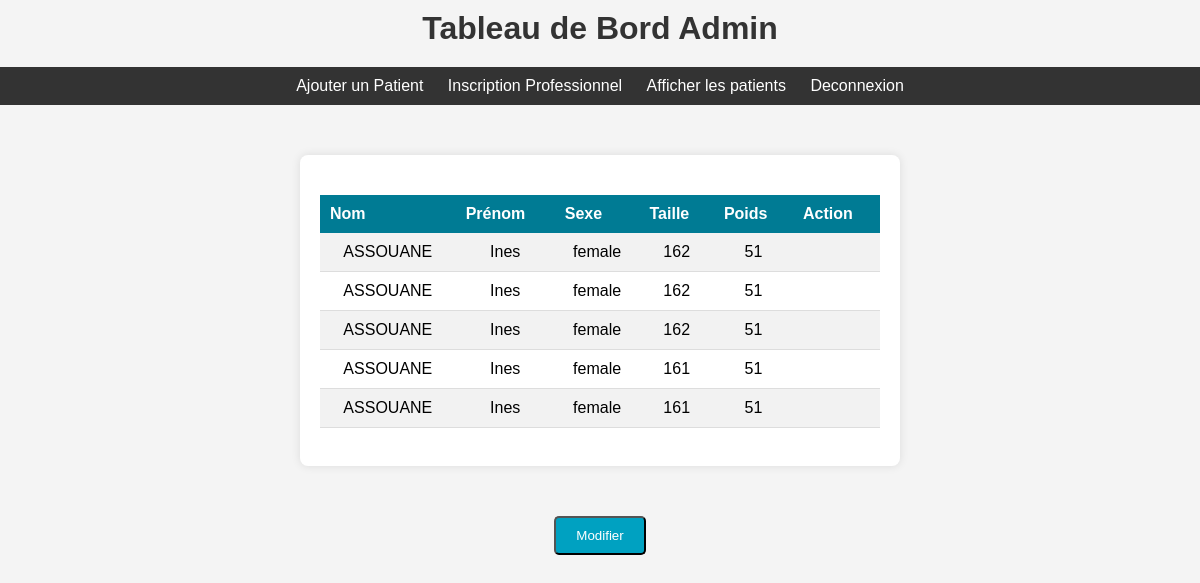
The page /patients (signed in) on the database as committed earlier.
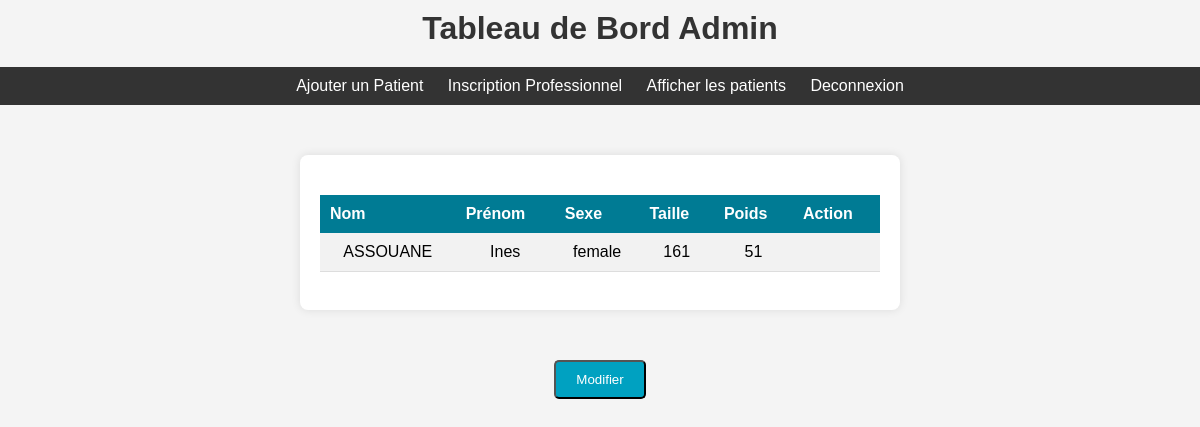
The same page on the database as committed later.
### app/models.py (models this page shows, shortened)
class Patient(db.Model):
    _bind_key_ = 'data'
    __tablename__ = 'patients'  # Nom de la table dans la base de données
    id = db.Column(db.Integer, primary_key=True, autoincrement=True)
    nom = db.Column(db.String(80), nullable=False)
    prenom = db.Column(db.String(80), nullable=False)
    sexe = db.Column(db.String(10), nullable=False)
    taille = db.Column(db.Integer, nullable=False)  # En cm
    poids = db.Column(db.Integer, nullable=False)  # En kg

### app/views.py (the view)
@app.route('/patients')
@login_required
def patients():
    patients = Patient.query.all()
    return render_template('afficher_patients.html', patients=patients)

### app/views.py (called while the page is built)
@login_manager.user_loader
def load_user(user_id):
    return Pro.query.get(int(user_id))

### app/templates/afficher_patients.html (shortened to what this page needs)
<!DOCTYPE html>
<html lang="en">
<head>
    <link rel="stylesheet" href="static/tableau.css">
    <link rel="stylesheet" href="static/ajouter.css">
    <link rel="stylesheet" href="static/delete.css">
</head>
<body>
    <h1>Tableau de Bord Admin</h1>
    <nav>
        <ul>
            <li><a href="{{ url_for('ajouter_patient') }}">Ajouter un Patient</a></li>
            <li><a href="{{ url_for('ajouter_pro') }}">Inscription Professionnel</a></li>
            <li><a href="{{ url_for('patients') }}">Afficher les patients</a></li>
            <li><a href="{{ url_for('index') }}">Deconnexion</a></li>
        </ul>
    </nav>
    <div class="container">
        <form id="deleteForm" action="{{ url_for('delete_patients') }}" method="post">
            <table class="patient-table">
                <thead>
                    <tr>
                        <th>Nom</th>
                        <th>Prénom</th>
                        <th>Sexe</th>
                        <th>Taille</th>
                        <th>Poids</th>
                        <th>Action</th>
                    </tr>
                </thead>
                <tbody>
                    {% for patient in patients %}
                    <tr>
                        <td>{{ patient.nom }}</td>
                        <td>{{ patient.prenom }}</td>
                        <td>{{ patient.sexe }}</td>
                        <td>{{ patient.taille }}</td>
                        <td>{{ patient.poids }}</td>
                        <td><input type="checkbox" name="patientIds[]" value="{{ patient.id }}"></td>
                    </tr>
                    {% endfor %}
                </tbody>
            </table>
            <br>
        </form>
    </div>
    <button id="modifyButton">Modifier</button>
</body>
</html>

### app/static/tableau.css (style rules this page uses)
body { font-family: 'Arial', sans-serif; height: 100vh; margin: 0; background-color: #f2f2f2; }
.container { width: 80%; margin: 0 auto; padding: 20px; background-color: #fff; border-radius: 10px; box-shadow: 0 0 10px rgba(0, 0, 0, 0.1); }
h1 { text-align: center; margin-bottom: 20px; color: #333; }
.patient-table { width: 100%; border-collapse: collapse; margin-top: 20px; }
.patient-table th { background-color: rgb(0, 123, 148); color: white; padding: 10px; text-align: left; }
.patient-table td { padding: 10px; border-bottom: 1px solid #ddd; }
.patient-table tbody tr:nth-child(odd) { background-color: #f2f2f2; }
a { color: #007bff; text-decoration: none; }

### app/static/ajouter.css (style rules this page uses)
*, *:before, *:after { margin: 0; padding: 0; box-sizing: border-box; }
body { width: 100%; height: 100%; }
body { font-family: 'Arial', sans-serif; background-color: #f4f4f4; margin: 0; padding: 0; }
.container { max-width: 600px; margin: 50px auto; background-color: #fff; padding: 20px; border-radius: 8px; box-shadow: 0 0 10px rgba(0, 0, 0, 0.1); }
h1 { margin-top: 10px; color: #333; text-align: center; }
form { display: flex; flex-direction: column; }
nav { margin-top: 10px; background-color: #333; padding: 10px 0; }
nav ul { list-style-type: none; text-align: center; }
nav ul li { display: inline; margin: 0 10px; }
nav ul li a { text-decoration: none; color: #fff; }
.container { text-align: center; }
h1 { margin-bottom: 20px; }
button { margin: 0 auto; display: block; padding: 10px 20px; background-color: rgb(0, 161, 193); color: #fff; text-decoration: none; border-radius: 5px; transition: background-color 0.3s ease; }

Rows that differ between the two databases and show on the page:
removed Patient: nom "ASSOUANE", prenom "Ines", sexe "female", taille "162", poids "51"
removed Patient: nom "ASSOUANE", prenom "Ines", sexe "female", taille "162", poids "51"
removed Patient: nom "ASSOUANE", prenom "Ines", sexe "female", taille "162", poids "51"
removed Patient: nom "ASSOUANE", prenom "Ines", sexe "female", taille "161", poids "51"
